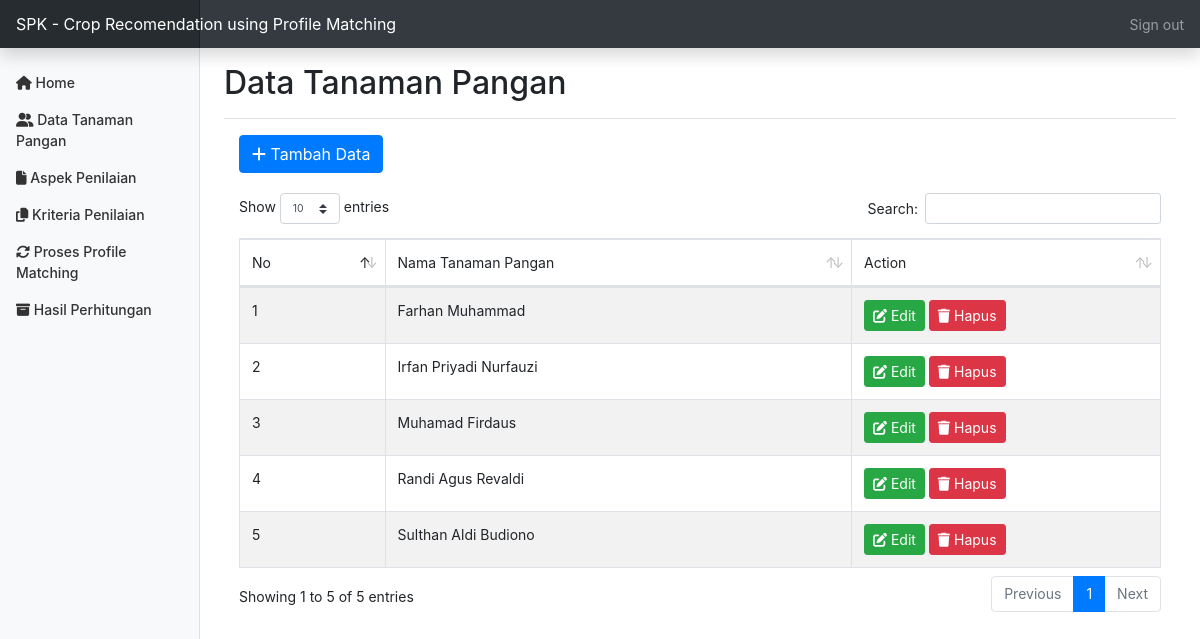
The page /home.php?page=pelamar (signed in) on the database as committed earlier.
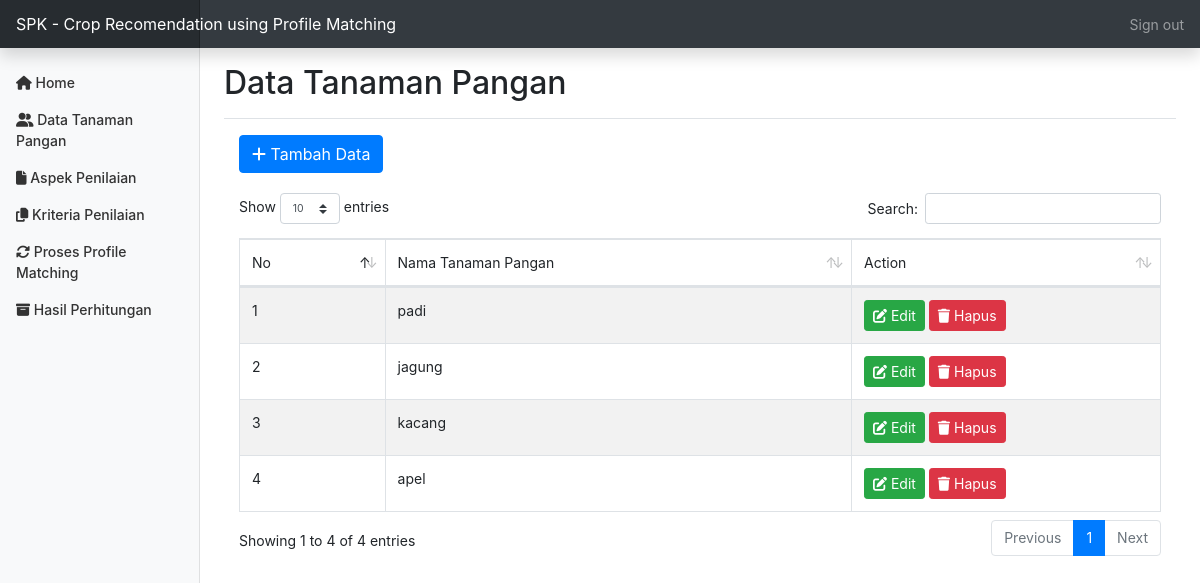
The same page on the database as committed later.
### tables this page shows
CREATE TABLE `master_pelamar` (
  `id_pelamar` int(11) NOT NULL,
  `nama_pelamar` varchar(50) NOT NULL,
  `no_hp` varchar(12) NOT NULL,
  `email` varchar(50) NOT NULL
);

### pelamar.php (the view, shortened to what this page needs)
<div class="container">
		<a href="home.php?page=tambah_pelamar">
			<button style="margin-bottom: 20px;" class="btn btn-primary"> <i class="fa fa-plus"></i> Tambah Data </button>
		</a>
		<table id="example" class="table table-striped table-bordered" style="width:100%">
	    	<thead>
	    		<tr>
	    			<td>No</td>
	    			<td>Nama Tanaman Pangan</td>
	    			<td>Action</td>
	    		</tr>
	    	</thead>
	    	<tbody>
				<?php
			        $no = 1;
			        $query = "SELECT * FROM master_pelamar ORDER BY id_pelamar ASC";
			        $master_pelamar = $koneksi->prepare($query);
			        $master_pelamar->execute();
			        $res1 = $master_pelamar->get_result();
			        if ($res1->num_rows > 0) {
				        while ($row = $res1->fetch_assoc()) {
				        	$id = $row['id_pelamar'];
				            $nama_pelamar = $row['nama_pelamar'];
				?>
					<tr>
						<td><?php echo $no++; ?></td>
						<td><?php echo $nama_pelamar; ?></td>
						<td>
							<a href="home.php?page=edit_pelamar&aa=<?php echo base64_encode($id) ?>">
								<button class="btn btn-success btn-sm"> <i class="fa fa-edit"></i> Edit </button>
							</a>
							<a href="hapus_pelamar.php?aa=<?php echo base64_encode($id) ?>" onclick="javascript: return confirm('Apakah Anda yakin ingin menghapus data ini?')">
								<button class="btn btn-danger btn-sm"> <i class="fa fa-trash"></i> Hapus </button>
							</a>
						</td>
					</tr>
			    <?php } } else { ?>
				    <tr>
				    	<td colspan='7'>Tidak ada data ditemukan</td>
				    </tr>
			    <?php } ?>
	    	</tbody>
	    </table>
    </div>

Rows that differ between the two databases and show on the page:
removed master_pelamar: nama_pelamar "Randi Agus Revaldi"
removed master_pelamar: nama_pelamar "Sulthan Aldi Budiono"
changed master_pelamar: nama_pelamar "Farhan Muhammad" → "padi"
changed master_pelamar: nama_pelamar "Irfan Priyadi Nurfauzi" → "jagung"
changed master_pelamar: nama_pelamar "Muhamad Firdaus" → "kacang"
added master_pelamar: nama_pelamar "apel"
Other text that changed with them:
text written by a page script: "Show entries Search: Showing 1 to 5 of 5 entries Previous 1 Next" → "Show entries Search: Showing 1 to 4 of 4 entries Previous 1 Next"
